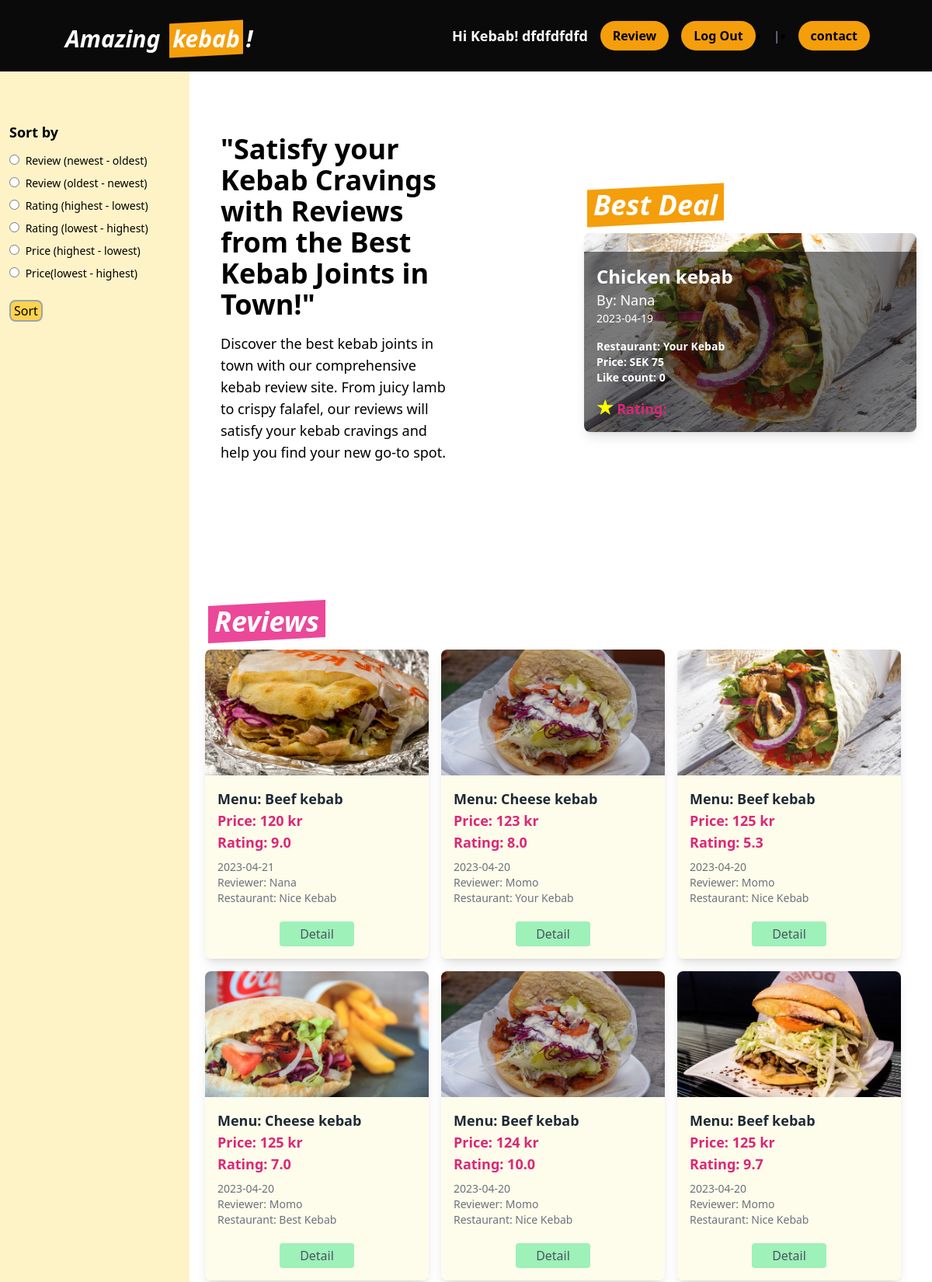
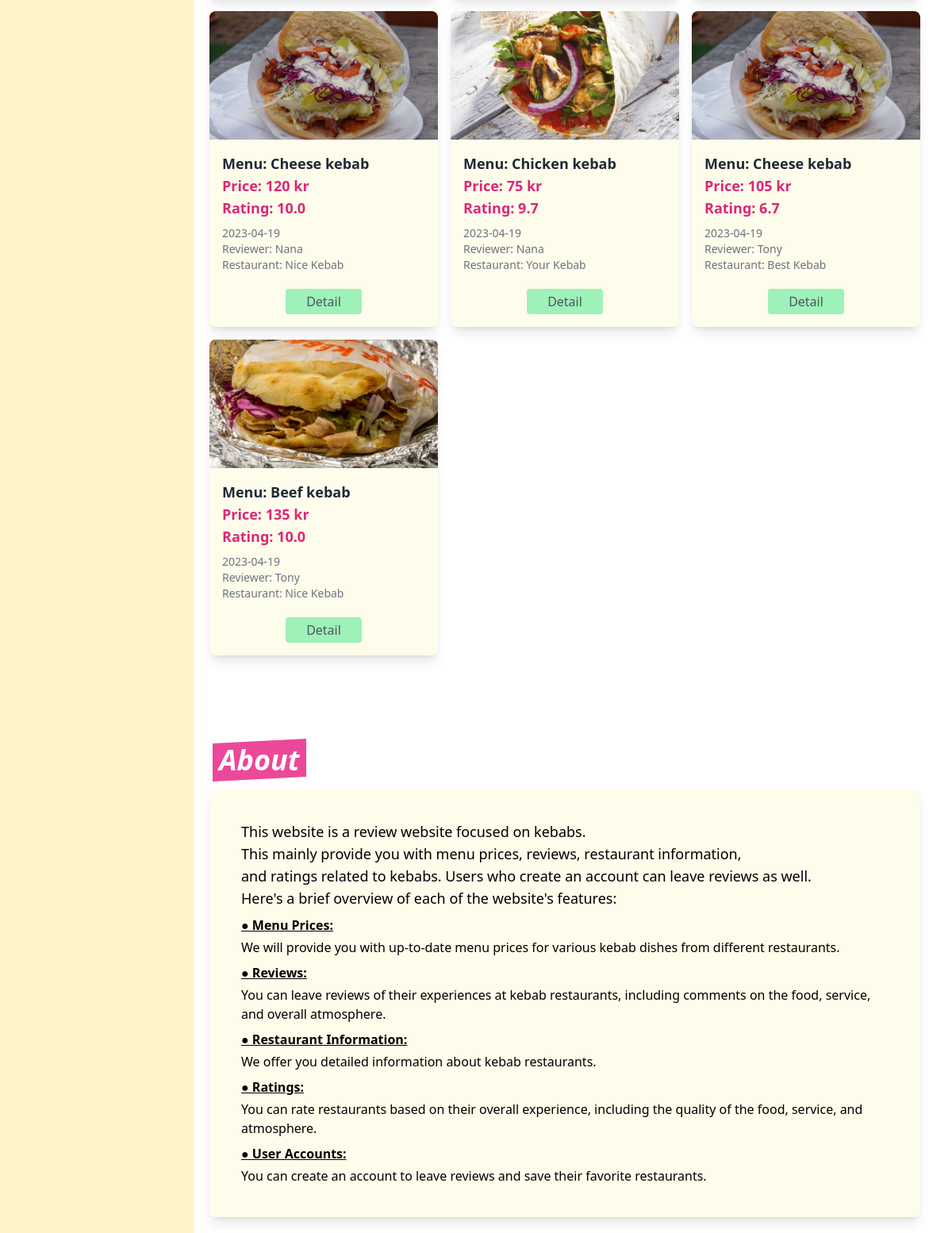
Screenshot of /core/ (signed in) with the database file from the repository (2 pictures, top to bottom).
### core/models.py (models this page shows, shortened)
class CustomUser(AbstractUser):
    email = models.EmailField("email address", unique=True, blank=False)
    USERNAME_FIELD = "email"  # make the user log in with the email
    REQUIRED_FIELDS = ["username"]
    objects = CustomUserManager()

class Review(models.Model):
    user = models.ForeignKey(
        CustomUser, on_delete=models.CASCADE, related_name='reviews_by_user'
    )
    menu = models.ForeignKey(
        Menu, on_delete=models.CASCADE, related_name='reviews_of_menu'
    )
    restaurant = models.ForeignKey(
        Restaurant, on_delete=models.CASCADE, related_name='restaurants_for_review'
    )
    image = models.ImageField(upload_to='images/', null=True, blank=True)
    review = models.TextField(default="", null=False)
    taste_rating = models.IntegerField(null=False)
    service_rating = models.IntegerField(null=False)
    value_rating = models.IntegerField(null=False)
    avg_rating = models.FloatField(null=True, blank=True)
    like_count = models.IntegerField(default=0)
    created_at = models.DateTimeField(auto_now_add=True)
    class Meta:
        indexes = [models.Index(fields=['-created_at']),]
        ordering = ['-created_at']

class Menu(models.Model):
    menu = models.CharField(max_length=100, null=False)
    price = models.IntegerField(null=False)
    restaurants = models.ManyToManyField(Restaurant)
    created_at = models.DateTimeField(auto_now_add=True)

class Restaurant(models.Model):
    name = models.CharField(max_length=100, null=False)
    address = models.CharField(max_length=200, null=False)
    tel = models.CharField(max_length=20, null=True, blank=True)
    website = models.URLField(null=True, blank=True)

### core/views.py (the view)
# urls.py: path('', views.top, name='top'),
def top(request):
    sort = request.GET.get('sort-by', '-created_at')
    restaurant_name = request.GET.get('restaurant')
    menu_name = request.GET.get('menu')
    reviewer_name = request.GET.get('reviewer')
    reviews = Review.objects.all()
    best = Review.objects.order_by(
        'menu__price', '-avg_rating', '-like_count', '-created_at').first()
    restaurants = Review.objects.order_by().values_list(
        'restaurant__name', flat=True).distinct()
    menus = Review.objects.order_by().values_list(
        'menu__menu', flat=True).distinct()
    reviewers = Review.objects.order_by().values_list(
        'user__username', flat=True).distinct()
    if restaurant_name:
        reviews = reviews.filter(restaurant__name=restaurant_name)
    elif menu_name:
        reviews = reviews.filter(menu__menu=menu_name)
    elif reviewer_name:
        reviews = reviews.filter(user__username=reviewer_name)
    if sort:
        reviews = reviews.order_by(sort)
    context = {
        'reviews': reviews,
        'best': best,
        'restaurants': restaurants,
        'menus': menus,
        'reviewers': reviewers
    }
    return render(request, 'core/top.html', context)

### core/templates/core/top.html (shortened to what this page needs)
{% extends 'core/base.html' %} {% block content %} {% load static %}
<head>
  <link rel="stylesheet" href="https://cdnjs.cloudflare.com/ajax/libs/font-awesome/5.15.3/css/all.min.css" />
</head>
<header id="home" class="flex bg-neutral-950 py-6 px-16 fixed top-0 left-0 right-0 z-50">
  <nav class="flex items-center w-full">
    <div class="flex justify-between items-center space-x-5">
      <p class="mt-2 text-3xl font-bold italic text-white">
        Amazing
        <span
          class="before:block before:absolute before:-inset-1 before:-skew-y-3 before:bg-amber-500 relative inline-block mx-2">
          <span class="relative text-white">kebab</span> </span>!
      </p>
    </div>
    <div class="flex-grow lg:flex lg:items-center lg:w-auto">
      {% if user.is_authenticated %}
      <ul class="w-full justify-end flex-grow lg:flex lg:items-center lg:w-auto ml-auto">
        <li>
          <p class="text-lg font-bold mr-4 text-white">
            Hi {{ user.username }}! <a href="{% url 'core:user_profile' %}">dfdfdfdfd</a>
          </p>
        </li>
        <li>
          <a href="{% url 'core:upload' %}"
            class="bg-amber-500 rounded-full px-4 py-2 mr-4 text-black font-bold">Review</a>
        </li>
        <li>
          <a href="{% url 'core:logout' %}" class="bg-amber-500 font-bold rounded-full px-4 py-2 text-black">Log Out</a>
        </li>
      </ul>
        {% endif %}
        <li>
          <span class="text-gray-500 font-bold">|</span>
        </li>
        <li><a href="{% url 'core:contact' %}"
            class="bg-amber-500 rounded-full px-4 py-2 mr-4 text-black font-bold">contact</a></li>
    </div>
  </nav>
</header>
<aside class="w-62 fixed left-0 bottom-0 z-20 h-screen bg-amber-100 p-3 mt-2">
  <div class="pt-36">
    <form action="{% url 'core:top' %}" method="GET">
      <h2 class="font-bold text-lg mb-3">Sort by</h2>
      <div class="flex flex-col">
        <label for="newest" class="mb-2" style="width: 220px; font-size: 14px;">
          <input type="radio" id="newest" name="sort-by" value="-created_at" class="mr-1">
          Review (newest - oldest)
        </label>
        <label for="oldest" class="mb-2" style="width: 220px; font-size: 14px;">
          <input type="radio" id="oldest" name="sort-by" value="created_at" class="mr-1">
          Review (oldest - newest)
        </label>
        <label for="highest-rating" class="mb-2" style="width: 220px; font-size: 14px;">
          <input type="radio" id="highest-rating" name="sort-by" value="-avg_rating" class="mr-1">
          Rating (highest - lowest)
        </label>
        <label for="lowest-rating" class="mb-2" style="width: 220px; font-size: 14px;">
          <input type="radio" id="lowest-rating" name="sort-by" value="avg_rating" class="mr-1">
          Rating (lowest - highest)
        </label>
        <label for="highest-price" class="mb-2" style="width: 220px; font-size: 14px;">
          <input type="radio" id="highest-price" name="sort-by" value="-menu__price" class="mr-1">
          Price (highest - lowest)
        </label>
        <label for="lowest-price" class="mb-2" style="width: 220px; font-size: 14px;">
          <input type="radio" id="lowest-price" name="sort-by" value="menu__price" class="mr-1">
          Price(lowest - highest)
        </label>
      </div>
      <button type="submit" class="bg-amber-300 px-1 rounded-lg border-gray-400 border-2 hover:bg-amber-200 mt-4">
        Sort
      </button>
    </form>
  </div>
</aside>
<main class="flex-1 ml-56 pt-28">
  <div class="flex-1 ml-10 mx-auto w-6/6 pt-5">
    <section class="flex flex-row items-center justify-between py-10 ">
      <div class="w-2/6 pl-5">
        <h2 class="text-4xl font-bold mb-4">"Satisfy your Kebab Cravings with Reviews from the Best Kebab Joints in Town!"</h2>
        <p class="text-lg mb-8">Discover the best kebab joints in town with our comprehensive kebab review site. From juicy lamb to crispy falafel, our reviews will satisfy your kebab cravings and help you find your new go-to spot.</p>
      </div>
      <div class="w-3/6 px-5 mx-0 py-4">
        <h1 class="text-4xl italic font-bold mb-4">
          <span class="before:block before:absolute before:-inset-1 before:-skew-y-3 before:bg-amber-500 relative inline-block mx-2">
            <span class="relative text-white p-1">Best Deal</span>
          </span>
        </h1>
        <a href="{% url 'core:detail' id=best.id %}">
          <div class="rounded-lg shadow-lg overflow-hidden hover:bg-yellow-300">
            <div class="relative overflow-hidden" style="padding-bottom: 60%">
              {% if best.image %}
              <div class="absolute inset-0">
                <img class="object-cover h-full w-full" src="{{ best.image.url }}" alt="{{ best.menu.menu }} image" />
              </div>
              {% endif %}
              <div class="absolute bottom-0 left-0 w-full text-white p-4 bg-black bg-opacity-50">
                <h1 class="text-2xl font-bold">{{ best.menu.menu }}</h1>
                <p class="text-lg"> By: {{ best.user.username }} </p> <p class="text-sm"> {{ best.created_at|date:"Y-m-d" }}</p>
                <ul class="text-sm font-bold mt-4">
                  <li>Restaurant: {{ best.restaurant.name }}</li>
                  <li>Price: SEK {{ best.menu.price }}</li>
                  <li>Like count: {{ best.like_count }}</li>
                  <h2 class="text-lg font-bold text-pink-600 mt-4">
                    <span>
                      <i style="font-size:24px; color:yellow;" class="fa">&#9733;</i>
                      Rating: {{ review.avg_rating }}
                    </span>
                  </h2>
                </ul>
              </div>
            </div>
          </div>
        </a>
      </div>
    </section>
  </div>
  <div class="mx-10 mt-28">
    <h1 class="text-4xl italic font-bold mb-4">
      <span
        class="before:block before:absolute before:-inset-1 before:-skew-y-3 before:bg-pink-500 relative inline-block mx-2">
        <span class="relative text-white p-1">Reviews</span></span>
    </h1>
    <div class="grid grid-cols-1 md:grid-cols-2 lg:grid-cols-3 gap-4">
      {% for review in reviews %}
      <div class="bg-yellow-50/90 rounded-lg shadow-lg overflow-hidden">
        {% if review.image %}
        <div class="relative overflow-hidden" style="padding-bottom: 56.25%">
          <div class="absolute inset-0">
            <img class="object-cover h-full w-full" src="{{ review.image.url }}" alt="{{ review.menu.menu }} image" />
          </div>
        </div>
        {% endif %}
        <div class="p-4">
          <h2 class="text-lg font-bold text-gray-800">
            Menu: {{ review.menu.menu }}
          </h2>
          <h2 class="text-lg font-bold text-pink-600">
            Price: {{ review.menu.price }} kr
          </h2>
          <h2 class="text-lg font-bold text-pink-600">
            Rating: {{ review.avg_rating }}
          </h2>
          <p class="text-gray-500 text-sm mt-2">
            {{ review.created_at|date:"Y-m-d" }}
          </p>
          <p class="text-gray-500 text-sm">
            Reviewer: {{ review.user.username }}
          </p>
          <p class="text-gray-500 text-sm">
            Restaurant: {{ review.restaurant.name }}
          </p>
          <div class="text-gray-600 bg-green-300/80 mx-20 text-center rounded py-1 mt-5 hover:bg-yellow-300">
            <a href="{% url 'core:detail' id=review.id %}">Detail</a>
          </div>
        </div>
      </div>
      {% endfor %}
    </div>
  </div>
  <div class="mt-28">
    <h1 class="text-4xl italic font-bold mb-4 mx-10">
      <span
        class="before:block before:absolute before:-inset-1 before:-skew-y-3 before:bg-pink-500 relative inline-block mx-2">
        <span class="relative text-white p-1">About</span></span>
    </h1>
    <div id="about" class="p-10 bg-yellow-50/90 rounded-lg shadow-lg mx-10 mb-5">
      <p class="text-lg mb-2 font-medium">
        This website is a review website focused on kebabs. <br />
        This mainly provide you with menu prices, reviews, restaurant
        information, <br />
        and ratings related to kebabs. Users who create an account can leave
        reviews as well. <br />
        Here's a brief overview of each of the website's features: <br />
      </p>
      <ul>
        <li>
          <p class="font-bold underline mt-2 mb-1">● Menu Prices:</p>
          We will provide you with up-to-date menu prices for various kebab
          dishes from different restaurants.
        </li>
        <li>
          <p class="font-bold underline mt-2 mb-1">● Reviews:</p>
          You can leave reviews of their experiences at kebab restaurants,
          including comments on the food, service, and overall atmosphere.
        </li>
        <li>
          <p class="font-bold underline mt-2 mb-1">● Restaurant Information:</p>
          We offer you detailed information about kebab restaurants.
        </li>
        <li>
          <p class="font-bold underline mt-2 mb-1">● Ratings:</p>
          You can rate restaurants based on their overall experience, including
          the quality of the food, service, and atmosphere.
        </li>
        <li>
          <p class="font-bold underline mt-2 mb-1">● User Accounts:</p>
          You can create an account to leave reviews and save their favorite
          restaurants.
        </li>
      </ul>
    </div>
  </div>
</main>
{% endblock content %}

### rows the page displays
CustomUser: username "Kebab"
Review: image (picture), menu.menu "Chicken kebab", user.username "Nana", created_at "2023-04-19", restaurant.name "Your Kebab", menu.price "75", like_count "0", avg_rating "9.7"
Review: image (picture), menu.menu "Beef kebab", menu.price "120", avg_rating "9.0", created_at "2023-04-21", user.username "Nana", restaurant.name "Nice Kebab"
Review: image (picture), menu.menu "Cheese kebab", menu.price "123", avg_rating "8.0", created_at "2023-04-20", user.username "Momo", restaurant.name "Your Kebab"
Review: image (picture), menu.menu "Beef kebab", menu.price "125", avg_rating "5.3", created_at "2023-04-20", user.username "Momo", restaurant.name "Nice Kebab"
Review: image (picture), menu.menu "Cheese kebab", menu.price "125", avg_rating "7.0", created_at "2023-04-20", user.username "Momo", restaurant.name "Best Kebab"
Review: image (picture), menu.menu "Beef kebab", menu.price "124", avg_rating "10.0", created_at "2023-04-20", user.username "Momo", restaurant.name "Nice Kebab"
Review: image (picture), menu.menu "Beef kebab", menu.price "125", avg_rating "9.7", created_at "2023-04-20", user.username "Momo", restaurant.name "Nice Kebab"
Review: image (picture), menu.menu "Cheese kebab", menu.price "120", avg_rating "10.0", created_at "2023-04-19", user.username "Nana", restaurant.name "Nice Kebab"
Review: image (picture), menu.menu "Cheese kebab", menu.price "105", avg_rating "6.7", created_at "2023-04-19", user.username "Tony", restaurant.name "Best Kebab"
Review: image (picture), menu.menu "Beef kebab", menu.price "135", avg_rating "10.0", created_at "2023-04-19", user.username "Tony", restaurant.name "Nice Kebab"
